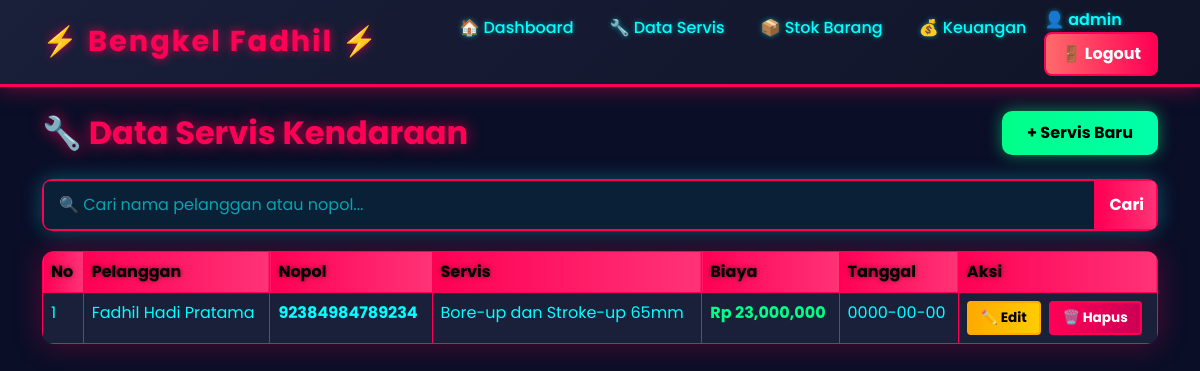
Page /servis.php (signed in) on the committed database.
### tables this page shows
CREATE TABLE `servis` (
  `id` int(11) NOT NULL,
  `nama_pelanggan` varchar(100) NOT NULL,
  `nopol` varchar(20) NOT NULL,
  `jenis_servis` varchar(100) NOT NULL,
  `biaya` int(11) NOT NULL,
  `tanggal` date NOT NULL
);

### servis.php (the view, shortened to what this page needs)
<?php
include 'koneksi.php';
?>
<!DOCTYPE html>
<html lang="id">
<head>
    <link href="https://cdn.jsdelivr.net/npm/bootstrap@5.3.0/dist/css/bootstrap.min.css" rel="stylesheet">
</head>
<body>
    <?php include 'navbar.php'; ?>
    <div class="container">
        <div class="page-header mb-4">
            <h3 class="page-title">🔧 Data Servis Kendaraan</h3>
            <a href="tambah.php" class="btn btn-add">+ Servis Baru</a>
        </div>
        <form action="" method="GET" class="search-form">
            <div class="input-group">
                <input type="text" name="cari" class="form-control" placeholder="🔍 Cari nama pelanggan atau nopol..." value="<?php echo isset($_GET['cari']) ? htmlspecialchars($_GET['cari']) : ''; ?>">
                <button class="btn btn-outline-secondary" type="submit">Cari</button>
            </div>
        </form>
        <div class="table-wrapper">
            <table class="table table-bordered table-hover mb-0">
                <thead class="table-light">
                    <tr>
                        <th>No</th>
                        <th>Pelanggan</th>
                        <th>Nopol</th>
                        <th>Servis</th>
                        <th>Biaya</th>
                        <th>Tanggal</th>
                        <th>Aksi</th>
                    </tr>
                </thead>
                <tbody>
                    <?php
                    $no = 1;
                    if(isset($_GET['cari'])){
                        $cari = $_GET['cari'];
                        $query = mysqli_query($koneksi, "SELECT * FROM servis WHERE nama_pelanggan LIKE '%$cari%' OR nopol LIKE '%$cari%'");
                    } else {
                        $query = mysqli_query($koneksi, "SELECT * FROM servis ORDER BY id DESC");
                    }
                    if(mysqli_num_rows($query) > 0) {
                        while ($data = mysqli_fetch_array($query)) {
                    ?>
                    <tr>
                        <td><?php echo $no++; ?></td>
                        <td><?php echo htmlspecialchars($data['nama_pelanggan']); ?></td>
                        <td><strong><?php echo htmlspecialchars($data['nopol']); ?></strong></td>
                        <td><?php echo htmlspecialchars($data['jenis_servis']); ?></td>
                        <td style="color: #00ff88; font-weight: bold;">Rp <?php echo number_format((int)$data['biaya']); ?></td>
                        <td><?php echo htmlspecialchars($data['tanggal']); ?></td>
                        <td>
                            <div class="action-buttons">
                                <a href="edit.php?id=<?php echo (int)$data['id']; ?>" class="btn btn-sm btn-warning">✏️ Edit</a>
                                <a href="hapus.php?id=<?php echo (int)$data['id']; ?>" class="btn btn-sm btn-danger" onclick="return confirm('Yakin hapus data ini?')">🗑️ Hapus</a>
                            </div>
                        </td>
                    </tr>
                    <?php
                        }
                    } else {
                    ?>
                    <tr>
                        <td colspan="7" class="no-data">Tidak ada data servis. Mulai tambah servis baru!</td>
                    </tr>
                    <?php } ?>
                </tbody>
            </table>
        </div>
    </div>
</body>
</html>

### servis.php (style rules this page uses)
.page-header { animation: slideDown 0.6s ease-out; display: flex; justify-content: space-between; align-items: center; flex-wrap: wrap; gap: 15px; }
.page-title { color: #ff0055; font-weight: bold; text-shadow: 0 0 15px rgba(255, 0, 85, 0.8); font-size: 2rem; margin-bottom: 0; }
.btn-add { background: linear-gradient(90deg, #00ff88, #00ffaa); color: #000; border: none; font-weight: bold; padding: 10px 25px; border-radius: 10px; transition: all 0.3s ease; box-shadow: 0 0 15px rgba(0, 255, 136, 0.5); animation: slideDown 0.6s ease-out 0.1s both; }
.search-form { animation: slideDown 0.6s ease-out 0.2s both; margin-bottom: 20px; }
.search-form .input-group { border-radius: 10px; overflow: hidden; box-shadow: 0 0 20px rgba(0, 255, 255, 0.3); }
.search-form .form-control { background: rgba(0, 255, 255, 0.08); border: 2px solid #ff0055; color: #00ffff; padding: 12px 15px; }
.search-form .form-control::placeholder { color: rgba(0, 255, 255, 0.6); }
.search-form .btn-outline-secondary { background: linear-gradient(90deg, #ff0055, #ff3377); color: white; border: 2px solid #ff0055; font-weight: bold; transition: all 0.3s ease; }
.table-wrapper { animation: slideInUp 0.6s ease-out 0.3s both; overflow: hidden; border-radius: 12px; box-shadow: 0 0 30px rgba(255, 0, 85, 0.3); }
.table tbody { background: #1a1f3a; }
.table tbody tr { animation: rowFade 0.5s ease-out; animation-fill-mode: both; background: #1a1f3a; }
.table tbody tr:nth-child(1) { animation-delay: 0.1s; }
.table tbody td { color: #00ffff; border-color: #ff0055; background: #1a1f3a; }
.action-buttons { display: flex; gap: 8px; flex-wrap: wrap; }
.action-buttons .btn { padding: 5px 12px; font-size: 0.85rem; }

### navbar.php (style rules this page uses)
* { margin: 0; padding: 0; box-sizing: border-box; }
body { background: #0a0e27; color: #fff; font-family: 'Poppins', sans-serif; overflow-x: hidden; }
.container { animation: fadeInDown 0.6s ease-out; }
h1, h2, h3, h4, h5 { animation: fadeInDown 0.8s ease-out; }
.btn-warning { background: linear-gradient(90deg, #ffaa00, #ffcc00); border: 2px solid #ffaa00; color: #000; font-weight: bold; transition: all 0.3s ease; }
.btn-danger { background: linear-gradient(90deg, #ff0055, #cc0055); border: 2px solid #ff0055; color: white; font-weight: bold; transition: all 0.3s ease; }
.table { animation: slideInUp 0.8s ease-out; }
.table-light { background: linear-gradient(90deg, #2a1f3a, #1a2a4a); color: #00ffff; border-color: #ff0055; }
.table-light th { background: linear-gradient(90deg, #ff0055, #ff3377); color: #000; text-shadow: 0 0 5px rgba(0, 0, 0, 0.5); border-color: #ff0055; font-weight: bold; }
.table-bordered { border-color: #ff0055; }
.table-bordered td, .table-bordered th { border-color: #ff0055; }
.table tbody tr { transition: all 0.3s ease; animation: slideInUp 0.6s ease-out; }
.table tbody td { color: #00ffff; border-color: #ff0055; }
.form-control, .form-select { background: rgba(0, 255, 255, 0.05); color: #00ffff; border: 2px solid #ff0055; border-radius: 8px; transition: all 0.3s ease; }
.form-control::placeholder { color: rgba(0, 255, 255, 0.5); }
.input-group .btn { border: 2px solid #ff0055; }
.input-group .form-control { border: 2px solid #ff0055; }
button, a, input, select, textarea { transition: all 0.3s ease; }

### rows in the picture
servis: nama_pelanggan "Fadhil Hadi Pratama", nopol "92384984789234", jenis_servis "Bore-up dan Stroke-up 65mm", biaya "23,000,000", tanggal "0000-00-00"

### other values in the picture
$_SESSION['admin_username'] "admin"
